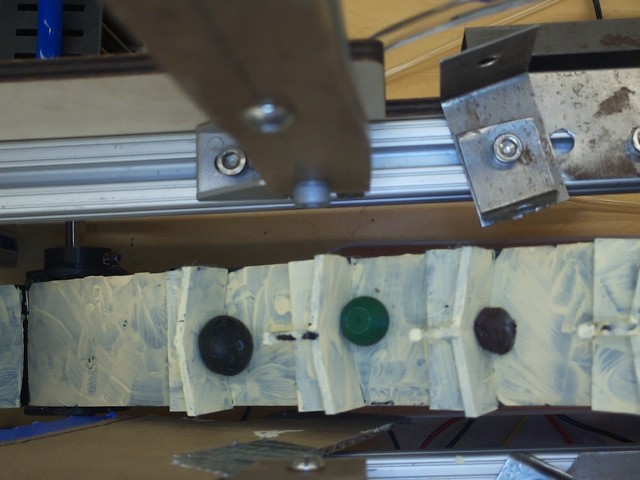
#> input picture img/image_20241201_180611.jpg, 640 x 480 px
$ python -i adjust_colorspace.py   (imports and definitions only)
#> lines starting #> are read from the running program, lines starting #| are printed output that depends on the picture
#> further down, picture is the input picture: shape (480, 640, 3); mean B, G, R 99.9, 104.4, 101.5
import cv2 as cv
import numpy as np

default = (0.7268992857209939,0.9510403996705553,0.9259793130907451)

def scale_matlike(channel, frac:float):
    return np.clip(channel*frac,0,255)

def adjust_colorspace(lab_img, frac:tuple = default):
    '''
    Adjusts an image to loosely align with the belt prototype lighting conditions

    Params:

    - lab_img: lab image to be adjusted

    - frac: fraction set with which to scale the color channels of the image

    Returns:
    an adjusted BGR image
    '''
#> called with frac = (0.727, 0.951, 0.926)
    l, a, b = cv.split(lab_img)
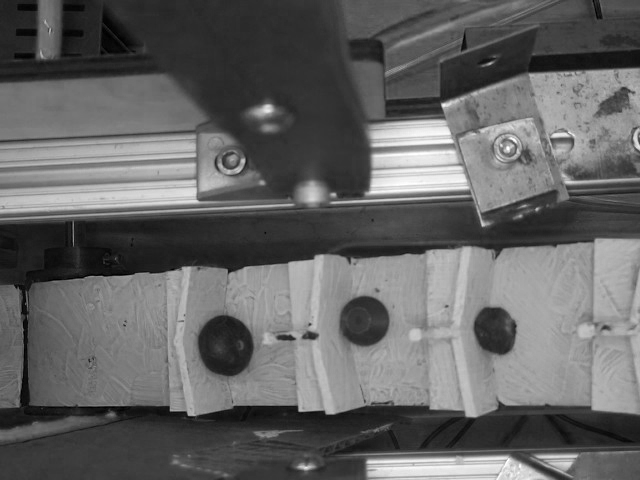
#> l: shape (480, 640); min 0, max 255, mean 99.9
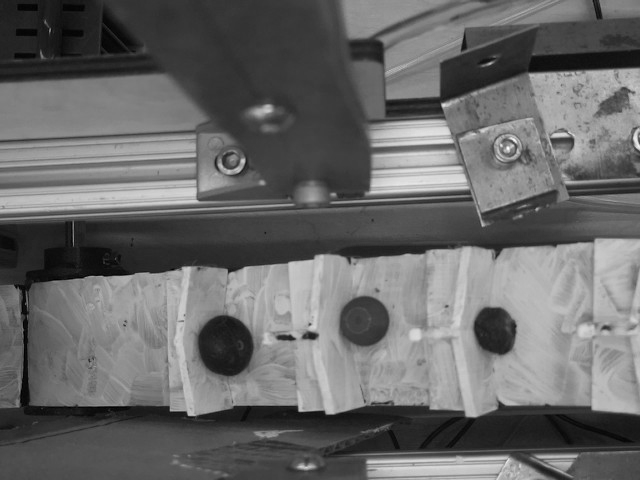
#> a: shape (480, 640); min 0, max 255, mean 104.4
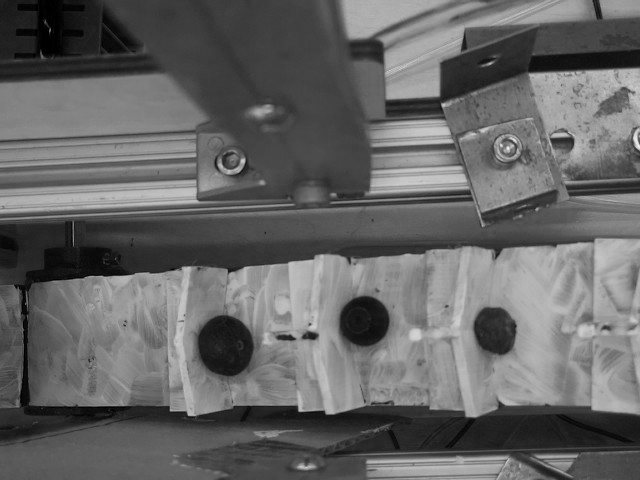
#> b: shape (480, 640); min 0, max 243, mean 101.5

    l = scale_matlike(l, frac[0])
#> in scale_matlike, `return np.clip(channel*frac,0,255)`:
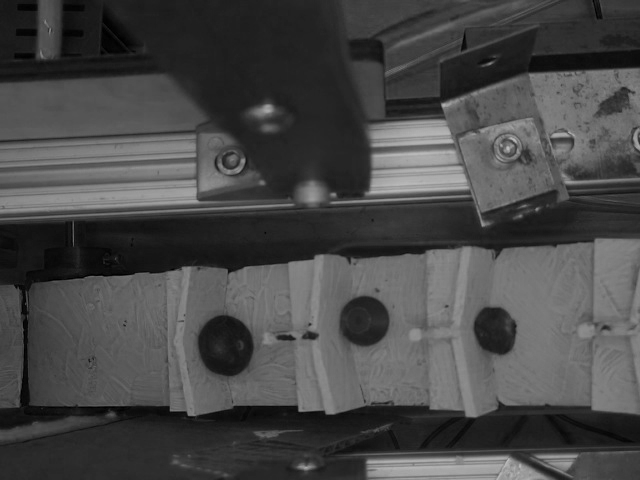
#> returned value: shape (480, 640) float64; min 0, max 185.4, mean 72.6
    a = scale_matlike(a, frac[1])
    b = scale_matlike(b, frac[2])

    l = cv.convertScaleAbs(l)
    a = cv.convertScaleAbs(a)
    b = cv.convertScaleAbs(b)
    img = cv.merge((l,a,b))
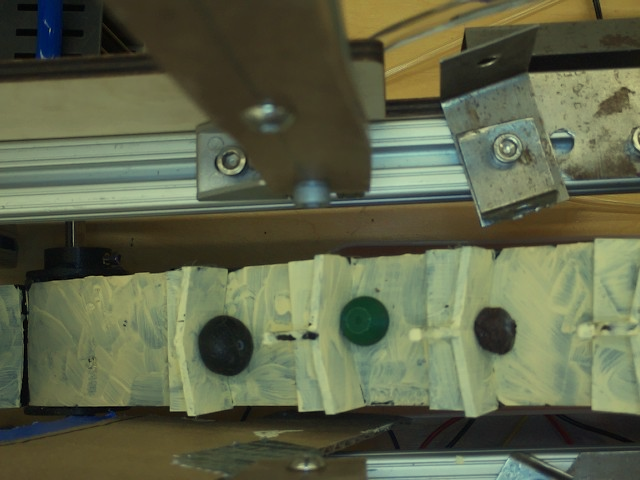
#> img: shape (480, 640, 3); mean B, G, R 72.6, 99.3, 93.9
    return cv.cvtColor(img, cv.COLOR_LAB2BGR)
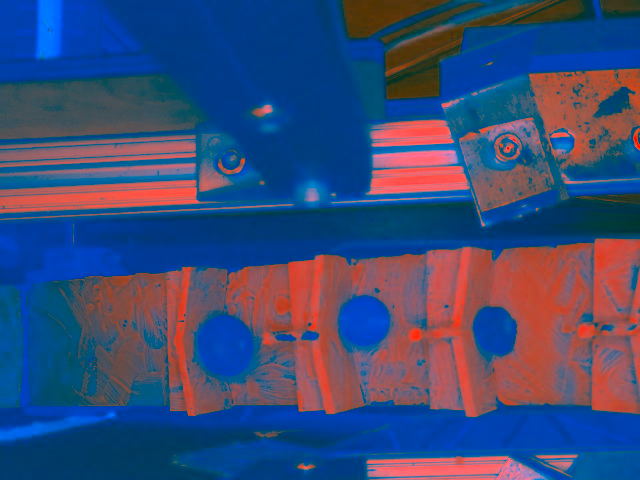
#> returned value: shape (480, 640, 3); mean B, G, R 118.8, 75.4, 58.6


>>> import cv2
>>> picture = cv2.imread('../img/image_20241201_180611.jpg')
>>> result = adjust_colorspace(picture)

$ run again, on img/image_20241201_180615.jpg
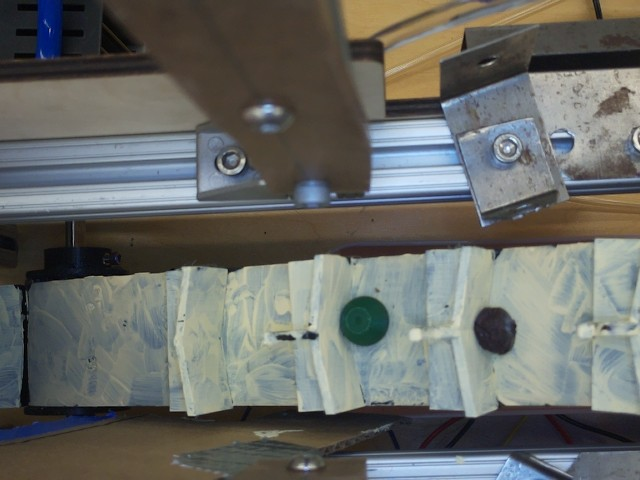
#> input picture img/image_20241201_180615.jpg, 640 x 480 px
#> picture is the input picture: shape (480, 640, 3); mean B, G, R 101.2, 105.2, 103.4
#> in adjust_colorspace, `img = cv.merge((l,a,b))`:
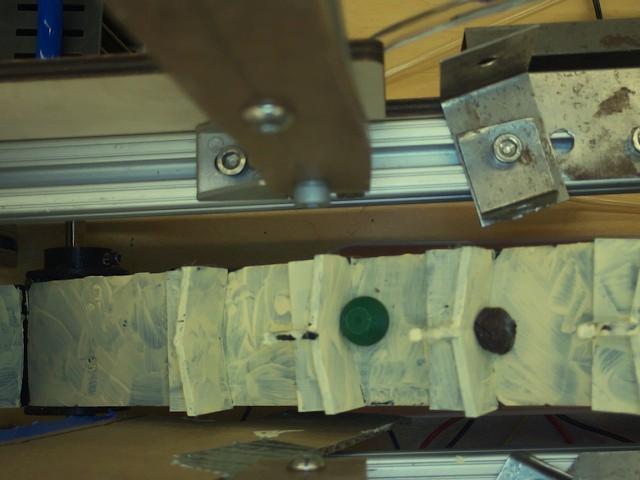
#> img: shape (480, 640, 3); mean B, G, R 73.6, 100.1, 95.8
#> in adjust_colorspace, `return cv.cvtColor(img, cv.COLOR_LAB2BGR)`:
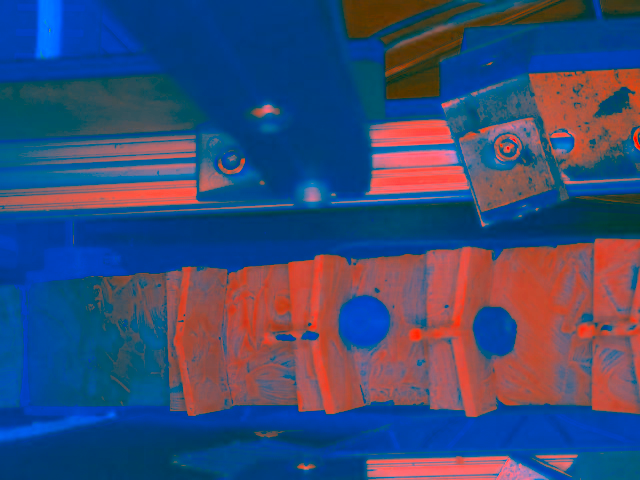
#> returned value: shape (480, 640, 3); mean B, G, R 116.7, 75.6, 58.7
